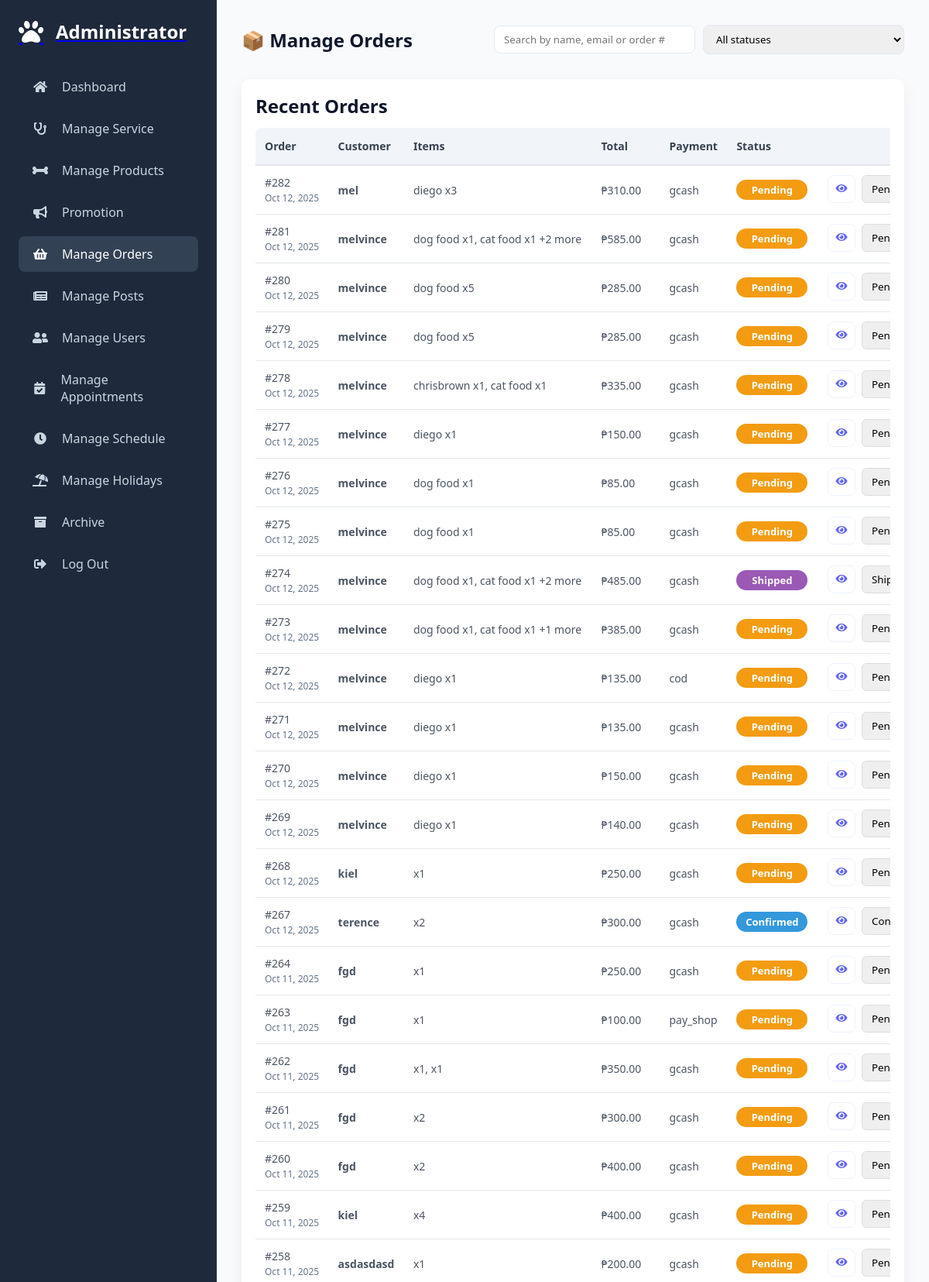
The page /admin/manage_orders.php (signed in, upper part) on the database its author committed.
### tables this page shows
CREATE TABLE `orders` (
  `id` int(11) NOT NULL,
  `user_id` varchar(100) NOT NULL,
  `fullname` varchar(255) NOT NULL,
  `address` text NOT NULL,
  `checkout_email` varchar(255) DEFAULT NULL,
  `phone` varchar(20) NOT NULL,
  `payment_method` varchar(50) NOT NULL,
  `delivery_method` varchar(255) NOT NULL,
  `total` decimal(10,2) NOT NULL,
  `shipping_fee` decimal(10,2) NOT NULL,
  `status` enum('pending','confirmed','shipped','delivered','cancelled') NOT NULL DEFAULT 'pending',
  `completed_at` timestamp NULL DEFAULT NULL,
  `created_at` timestamp NOT NULL DEFAULT current_timestamp()
);

### admin/manage_orders.php (the view, shortened to what this page needs)
<?php
require_once '../components/auth_admin.php';
$orders = $conn->query("
    SELECT * FROM orders
    WHERE status NOT IN ('delivered','cancelled')
    ORDER BY created_at DESC
")->fetchAll(PDO::FETCH_ASSOC);
?>
<!DOCTYPE html>
<html lang="en">
<head>
<link rel="stylesheet" href="./../assets/css/admin/manage_orders.css?v=<?php echo time(); ?>">
<link rel="stylesheet" href="./../assets/css/admin/admin_header.css?v=<?php echo time(); ?>">
<link rel="stylesheet" href="https://cdnjs.cloudflare.com/ajax/libs/font-awesome/5.15.4/css/all.min.css">
</head>
<body>
<?php include '../components/admin_header.php'; ?>
<div class="admin-main">
    <div class="header-row">
        <h1>📦 Manage Orders</h1>
        <div class="orders-filters">
            <input type="text" id="searchInput" class="search-input" placeholder="Search by name, email or order #">
            <select id="filterStatus" class="search-input">
                <option value="">All statuses</option>
            </select>
        </div>
    </div>
    <div class="card">
        <div class="card-header"><h2>Recent Orders</h2></div>
        <div class="table-container">
            <table class="orders-table" id="ordersTable">
                <thead>
                    <tr>
                        <th>Order</th>
                        <th>Customer</th>
                        <th>Items</th>
                        <th>Total</th>
                        <th>Payment</th>
                        <th>Status</th>
                        <th class="actions">Actions</th>
                    </tr>
                </thead>
                <tbody>
                    <?php if(count($orders) > 0): ?>
                        <?php foreach($orders as $o):
                            $stmt = $conn->prepare("SELECT oi.*, p.name, p.image FROM order_items oi LEFT JOIN product p ON oi.product_id = p.id WHERE oi.order_id = ?");
                            $stmt->execute([$o['id']]);
                            $items = $stmt->fetchAll(PDO::FETCH_ASSOC);
                            $items_json = htmlspecialchars(json_encode($items), ENT_QUOTES, 'UTF-8');
                        ?>
                        <tr data-order="<?= $o['id'] ?>"
                            data-items='<?= $items_json ?>'
                            data-fullname="<?= htmlspecialchars($o['fullname'], ENT_QUOTES) ?>"
                            data-email="<?= htmlspecialchars($o['email'] ?? '', ENT_QUOTES) ?>"
                            data-phone="<?= htmlspecialchars($o['phone'] ?? '', ENT_QUOTES) ?>"
                            data-address="<?= htmlspecialchars($o['address'] ?? '', ENT_QUOTES) ?>"
                            data-total="<?= number_format($o['total'],2) ?>"
                            data-payment="<?= htmlspecialchars($o['payment_method'] ?? '', ENT_QUOTES) ?>"
                            data-status="<?= htmlspecialchars($o['status'], ENT_QUOTES) ?>"
                            data-created="<?= date("M d, Y h:i A", strtotime($o['created_at'])) ?>"
                        >
                            <td>#<?= $o['id'] ?><br><span class="small"><?= date("M d, Y", strtotime($o['created_at'])) ?></span></td>
                            <td class="customer">
                                <div><strong><?= htmlspecialchars($o['fullname']); ?></strong></div>
                            </td>
                            <td class="items">
                                <?php
                                    $preview = [];
                                    foreach ($items as $it) $preview[] = htmlspecialchars($it['name']) . " x" . intval($it['quantity']);
                                    echo implode(", ", array_slice($preview,0,2));
                                    if(count($preview)>2) echo " +".(count($preview)-2)." more";
                                ?>
                            </td>
                            <td>₱<?= number_format($o['total'],2) ?></td>
                            <td><?= htmlspecialchars($o['payment_method'] ?? '') ?></td>
                            <td><span class="status-badge status <?= htmlspecialchars($o['status']) ?>"><?= htmlspecialchars($o['status']) ?></span></td>
                            <td class="actions">
                                <button class="action-icon btn-view" title="View" data-action="view"><i class="fas fa-eye"></i></button>
                                <select class="status-select" data-id="<?= $o['id'] ?>"
                                    <?= in_array($o['status'], ['delivered','cancelled'])?'disabled':'' ?>
                                    style="padding:6px 8px; border-radius:6px; border:1px solid #ddd;">
                                    <option value="pending" <?= $o['status']=='pending'?'selected':'' ?>>Pending</option>
                                    <option value="confirmed" <?= $o['status']=='confirmed'?'selected':'' ?>>Confirmed</option>
                                    <option value="shipped" <?= $o['status']=='shipped'?'selected':'' ?>>Shipped</option>
                                </select>
                            </td>
                        </tr>
                        <?php endforeach; ?>
                    <?php else: ?>
                        <tr><td colspan="7" class="empty-state">No orders found</td></tr>
                    <?php endif; ?>
                </tbody>
            </table>
        </div>
    </div>
</div>
</body>
</html>

### assets/css/admin/manage_orders.css (style rules this page uses)
:root { --primary-color: #6366f1; --secondary-color: #4f46e5; --dark-bg: #1e293b; --light-bg: #f8fafc; --text-dark: #0f172a; --text-light: #64748b; --card-bg: #ffffff; --border-radius: 10px; --transition: all 0.3s ease; --success: #10b981; --pending: #f59e0b; --danger: #ef4444; --info: #3b82f6; }
* { margin: 0; padding: 0; box-sizing: border-box; font-family: 'Segoe UI', sans-serif; }
body { background: var(--light-bg); color: var(--text-dark); overflow-x: hidden; }
.admin-main { margin-left: 280px; flex: 1; padding: 2rem; transition: var(--transition); min-height: 100vh; }
.header-row { display: flex; justify-content: space-between; align-items: center; gap: 1rem; margin-bottom: 1.25rem; flex-wrap: wrap; }
.header-row h1 { font-size: 24px; color: var(--text-dark); margin: 0; }
.card { background: var(--card-bg); border-radius: 12px; padding: 18px; box-shadow: 0 6px 18px rgba(0,0,0,0.06); }
.table-container { width: 100%; overflow-x: auto; margin-top: 12px; }
table.orders-table { width: 100%; border-collapse: collapse; font-size: 14px; border-radius: 8px; overflow: hidden; min-width: 900px; }
.orders-table thead { background: #f1f5f9; text-align: left; }
.orders-table thead th { padding: 14px 12px; font-weight: 600; color: #374151; border-bottom: 2px solid #e5e7eb; white-space: nowrap; }
.orders-table tbody tr { border-bottom: 1px solid #e5e7eb; transition: background 0.15s ease; }
.orders-table tbody td { padding: 12px; vertical-align: middle; color: #4b5563; }
.small { font-size: 12px; color: var(--text-light); }
td.customer { max-width: 240px; white-space: normal; }
td.items { max-width: 260px; white-space: normal; color: #374151; }
.status-badge { display: inline-block; padding: 6px 10px; border-radius: 999px; font-weight: 600; font-size: 13px; color: #fff; text-align: center; min-width: 92px; }
td.actions { display: flex; justify-content: flex-end; gap: 8px; white-space: nowrap; }
.btn-view { background: #fff; color: var(--primary-color); border: 1px solid #e6e9ff; }
.action-icon { display: inline-flex; align-items: center; justify-content: center; width: 36px; height: 36px; border-radius: 8px; background: #fff; border: 1px solid #eef2ff; color: var(--primary-color); cursor: pointer; }
.orders-filters { display: flex; gap: 10px; align-items: center; flex-wrap: wrap; }
.search-input { padding: 8px 12px; border-radius: 8px; border: 1px solid #e6e9ef; min-width: 260px; }
.orders-table th.actions { text-align: right; padding-right: 10px; }
.status-badge { display: inline-block; padding: 4px 10px; border-radius: 20px; font-size: 13px; font-weight: 600; color: #fff; text-transform: capitalize; }
.status-badge.pending { background: #f39c12; }
.status-badge.confirmed { background: #3498db; }
.status-badge.shipped { background: #9b59b6; }

### assets/css/admin/admin_header.css (style rules this page uses)
:root { --primary-color: #6366f1; --secondary-color: #4f46e5; --dark-bg: #1e293b; --light-bg: #f8fafc; --text-dark: #0f172a; --text-light: #64748b; --card-bg: #ffffff; --border-radius: 10px; --transition: all 0.3s ease; }
* { margin: 0; padding: 0; box-sizing: border-box; font-family: 'Segoe UI', sans-serif; }
body { background: var(--light-bg); color: var(--text-dark); overflow-x: hidden; }
.admin-main { margin-left: 280px; flex: 1; padding: 2rem; transition: var(--transition); }
.header-row { display: flex; justify-content: space-between; align-items: center; margin-bottom: 2rem; flex-wrap: wrap; gap: 1rem; }
h1 { font-size: 2rem; font-weight: 600; color: var(--text-dark); }

### rows shown on the page
orders: id "282", created_at "Oct 12, 2025", fullname "mel", preview "diego x3", total "310.00", payment_method "gcash", status "Pending", status+id "Pending"
orders: id "281", created_at "Oct 12, 2025", fullname "melvince", preview "dog food x1, cat food x1", count($preview)-2 "2", total "585.00", payment_method "gcash", status "Pending", status+id "Pending"
orders: id "280", created_at "Oct 12, 2025", fullname "melvince", preview "dog food x5", total "285.00", payment_method "gcash", status "Pending", status+id "Pending"
orders: id "279", created_at "Oct 12, 2025", fullname "melvince", preview "dog food x5", total "285.00", payment_method "gcash", status "Pending", status+id "Pending"
orders: id "278", created_at "Oct 12, 2025", fullname "melvince", preview "chrisbrown x1, cat food x1", total "335.00", payment_method "gcash", status "Pending", status+id "Pending"
orders: id "277", created_at "Oct 12, 2025", fullname "melvince", preview "diego x1", total "150.00", payment_method "gcash", status "Pending", status+id "Pending"
orders: id "276", created_at "Oct 12, 2025", fullname "melvince", preview "dog food x1", total "85.00", payment_method "gcash", status "Pending", status+id "Pending"
orders: id "275", created_at "Oct 12, 2025", fullname "melvince", preview "dog food x1", total "85.00", payment_method "gcash", status "Pending", status+id "Pending"
orders: id "274", created_at "Oct 12, 2025", fullname "melvince", preview "dog food x1, cat food x1", count($preview)-2 "2", total "485.00", payment_method "gcash", status "Shipped", status+id "Shipped"
orders: id "273", created_at "Oct 12, 2025", fullname "melvince", preview "dog food x1, cat food x1", count($preview)-2 "1", total "385.00", payment_method "gcash", status "Pending", status+id "Pending"
orders: id "272", created_at "Oct 12, 2025", fullname "melvince", preview "diego x1", total "135.00", payment_method "cod", status "Pending", status+id "Pending"
orders: id "271", created_at "Oct 12, 2025", fullname "melvince", preview "diego x1", total "135.00", payment_method "gcash", status "Pending", status+id "Pending"
orders: id "270", created_at "Oct 12, 2025", fullname "melvince", preview "diego x1", total "150.00", payment_method "gcash", status "Pending", status+id "Pending"
orders: id "269", created_at "Oct 12, 2025", fullname "melvince", preview "diego x1", total "140.00", payment_method "gcash", status "Pending", status+id "Pending"
orders: id "268", created_at "Oct 12, 2025", fullname "kiel", preview "x1", total "250.00", payment_method "gcash", status "Pending", status+id "Pending"
orders: id "267", created_at "Oct 12, 2025", fullname "terence", preview "x2", total "300.00", payment_method "gcash", status "Confirmed", status+id "Confirmed"
orders: id "264", created_at "Oct 11, 2025", fullname "fgd", preview "x1", total "250.00", payment_method "gcash", status "Pending", status+id "Pending"
orders: id "263", created_at "Oct 11, 2025", fullname "fgd", preview "x1", total "100.00", payment_method "pay_shop", status "Pending", status+id "Pending"
orders: id "262", created_at "Oct 11, 2025", fullname "fgd", preview "x1, x1", total "350.00", payment_method "gcash", status "Pending", status+id "Pending"
orders: id "261", created_at "Oct 11, 2025", fullname "fgd", preview "x2", total "300.00", payment_method "gcash", status "Pending", status+id "Pending"
orders: id "260", created_at "Oct 11, 2025", fullname "fgd", preview "x2", total "400.00", payment_method "gcash", status "Pending", status+id "Pending"
orders: id "259", created_at "Oct 11, 2025", fullname "kiel", preview "x4", total "400.00", payment_method "gcash", status "Pending", status+id "Pending"
orders: id "258", created_at "Oct 11, 2025", fullname "asdasdasd", preview "x1", total "200.00", payment_method "gcash", status "Pending", status+id "Pending"
